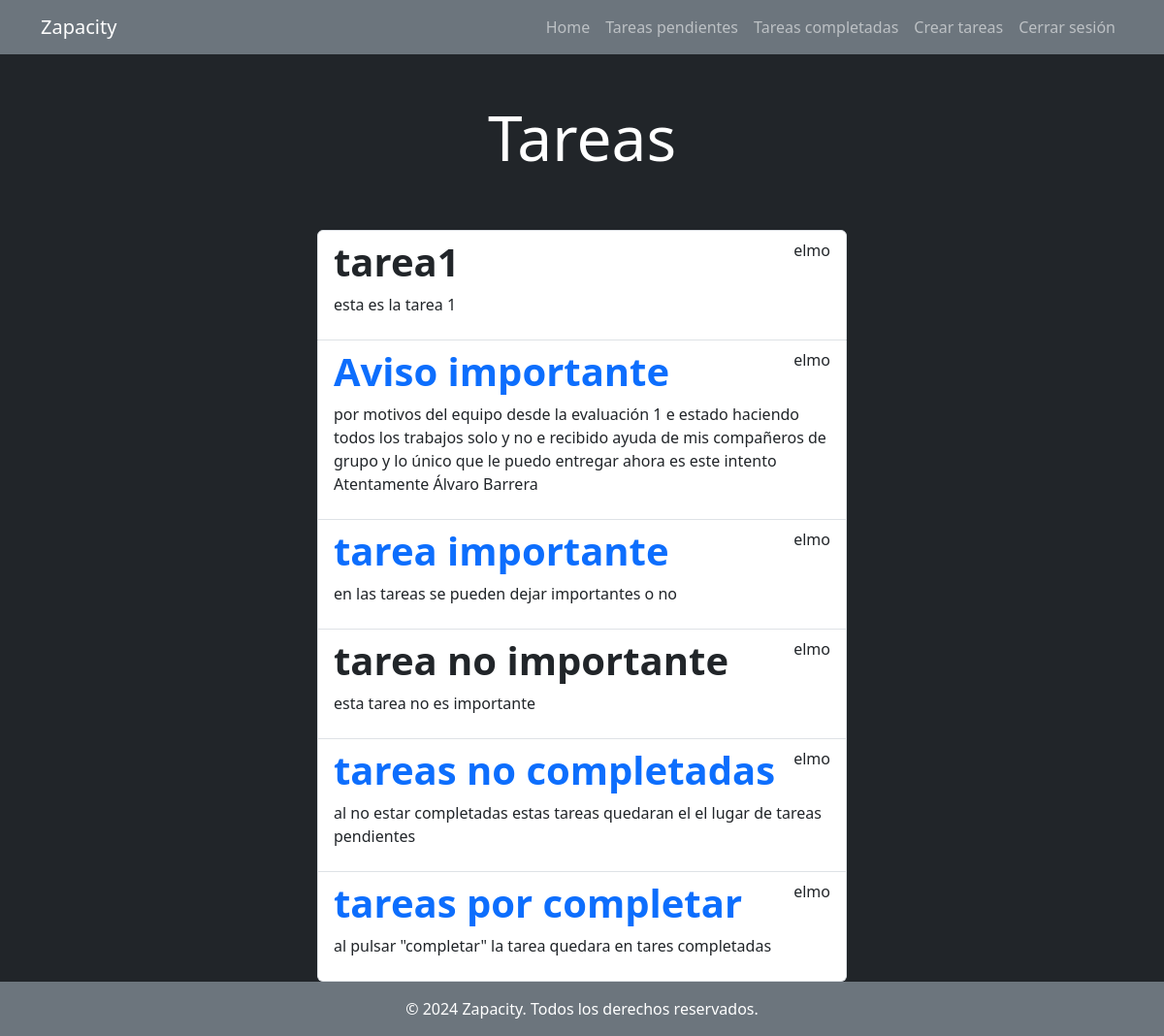
Page /tasks/ (signed in) on the committed database.
### main/models.py (models this page shows, shortened)
class  task(models.Model):
    title = models.CharField(max_length=100)
    description= models.TextField(blank=True)
    created= models.DateTimeField(auto_now_add=True)
    datecompleted=models.DateTimeField(null=True, blank=True)
    important= models.BooleanField(default=False)
    user=models.ForeignKey(User, on_delete=models.CASCADE)

### main/views.py (the view)
# urls.py: path('tasks/',views.tasks,name='tasks'),
@login_required
def tasks(request):
    tasks=task.objects.filter(user=request.user, datecompleted__isnull=True)
    return render(request, 'tasks.html',{'tasks':tasks})

### main/templates/tasks.html (shortened to what this page needs)
{% extends 'base.html'%}
{% block content %}
<main class="container ">
    <dic class="row">
        <div class="col-md-6 offset-md-3 ">
            <h1 class="text-center display-3 py-5 text-white">Tareas </h1>
            <ul class="list-group">
                {% for  task in tasks %}
                <a class="list-group-item" href="{% url 'detail_tasks' task.id %}">
                    <header class="d-flex justify-content-between">
                        {% if task.important %}
                        <h1 class="fw-bold text-primary">{{task.title}}</h1>
                        {% else %}
                        <h1 class="fw-bold">{{task.title}}</h1>
                        {% endif %}
                        <p>{{task.user.username}}</p>
                    </header>
                    <p>{{task.description}}</p>
                </a>
                {% endfor %}
            </ul>
        </div>
    </dic>
</main>
{% endblock %}

### main/templates/base.html (shortened to what this page needs)
<!DOCTYPE html>
<html lang="en">
<head>
    <link rel="stylesheet" href="https://cdn.jsdelivr.net/npm/bootstrap@5.3.3/dist/css/bootstrap.min.css">
    {% load static %}
    <link rel="stylesheet" href="{% static 'main/css/styles.css' %}">
</head>
<body class="bg-dark ">
    <nav class="navbar navbar-expand-lg bg-secondary" data-bs-theme="dark">
        <div class="container">
          <a class="navbar-brand" href="/">Zapacity</a>
          <div class="collapse navbar-collapse" id="navbarNav">
            <ul class="navbar-nav ms-auto">
                <li class="nav-item">
                    <a href="/" class="nav-link">Home</a>
                </li>
                {% if user.is_authenticated %}
                <li class="nav-item">
                    <a href="{% url 'tasks' %}" class="nav-link">Tareas pendientes</a>
                </li>
                <li class="nav-item">
                    <a href="{% url 'completed_tasks' %}" class="nav-link">Tareas completadas </a>
                </li>
                <li class="nav-item">
                    <a href="/tasks/create/" class="nav-link">Crear tareas</a>
                </li>
                <li class="nav-item">
                    <a href="/logout" class="nav-link">Cerrar sesión</a>
                </li>
                {% endif %}
            </ul>
          </div>
        </div>
      </nav>
    {% block content %}
    {% endblock %}
    <footer class="footer bg-secondary text-white text-center py-3 mt-auto">
        <div class="container">
            <p class="mb-0">© 2024 Zapacity. Todos los derechos reservados.</p>
        </div>
    </footer>
</body>
</html>

### main/static/css/styles.css (style rules this page uses)
body, html { height: 100%; margin: 0; display: flex; flex-direction: column; }
.footer { position: relative; bottom: 0; width: 100%; }

### rows in the picture
task: title "tarea1", user.username "elmo", description "esta es la tarea 1"
task: title "Aviso importante", user.username "elmo", description "por motivos del equipo desde la evaluación 1 e estado haciendo todos los trabajos solo y no e recibido ayuda de mis compañeros de grupo y lo único que le puedo entregar ahora es este intento Atentamente Álvaro Barrera"
task: title "tarea importante", user.username "elmo", description "en las tareas se pueden dejar importantes o no"
task: title "tarea no importante", user.username "elmo", description "esta tarea no es importante"
task: title "tareas no completadas", user.username "elmo", description "al no estar completadas estas tareas quedaran el el lugar de tareas pendientes"
task: title "tareas por completar", user.username "elmo", description "al pulsar \"completar\" la tarea quedara en tares completadas"
